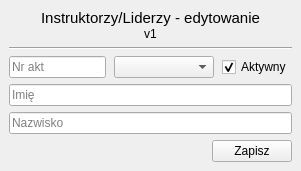
<?xml version="1.0" encoding="UTF-8"?>
<ui version="4.0">
 <class>Form</class>
 <widget class="QWidget" name="Form">
  <property name="geometry">
   <rect>
    <x>0</x>
    <y>0</y>
    <width>301</width>
    <height>168</height>
   </rect>
  </property>
  <property name="windowTitle">
   <string>Form</string>
  </property>
  <layout class="QVBoxLayout" name="verticalLayout">
   <property name="spacing">
    <number>0</number>
   </property>
   <property name="leftMargin">
    <number>0</number>
   </property>
   <property name="topMargin">
    <number>0</number>
   </property>
   <property name="rightMargin">
    <number>0</number>
   </property>
   <property name="bottomMargin">
    <number>0</number>
   </property>
   <item>
    <widget class="QWidget" name="widget" native="true">
     <layout class="QVBoxLayout" name="verticalLayout_4">
      <property name="spacing">
       <number>6</number>
      </property>
      <property name="leftMargin">
       <number>9</number>
      </property>
      <property name="topMargin">
       <number>9</number>
      </property>
      <property name="rightMargin">
       <number>9</number>
      </property>
      <property name="bottomMargin">
       <number>9</number>
      </property>
      <item>
       <widget class="QWidget" name="widget_2" native="true">
        <layout class="QVBoxLayout" name="verticalLayout_2">
         <property name="spacing">
          <number>0</number>
         </property>
         <property name="leftMargin">
          <number>0</number>
         </property>
         <property name="topMargin">
          <number>0</number>
         </property>
         <property name="rightMargin">
          <number>0</number>
         </property>
         <property name="bottomMargin">
          <number>0</number>
         </property>
         <item>
          <widget class="QLabel" name="label">
           <property name="font">
            <font>
             <pointsize>11</pointsize>
            </font>
           </property>
           <property name="text">
            <string>Instruktorzy/Liderzy - edytowanie</string>
           </property>
           <property name="alignment">
            <set>Qt::AlignCenter</set>
           </property>
          </widget>
         </item>
         <item>
          <widget class="QLabel" name="label_2">
           <property name="text">
            <string>v1</string>
           </property>
           <property name="alignment">
            <set>Qt::AlignCenter</set>
           </property>
          </widget>
         </item>
        </layout>
       </widget>
      </item>
      <item>
       <widget class="Line" name="line">
        <property name="orientation">
         <enum>Qt::Horizontal</enum>
        </property>
       </widget>
      </item>
      <item>
       <widget class="QWidget" name="widget_3" native="true">
        <layout class="QHBoxLayout" name="horizontalLayout">
         <property name="spacing">
          <number>6</number>
         </property>
         <property name="leftMargin">
          <number>0</number>
         </property>
         <property name="topMargin">
          <number>0</number>
         </property>
         <property name="rightMargin">
          <number>0</number>
         </property>
         <property name="bottomMargin">
          <number>0</number>
         </property>
         <item>
          <widget class="QLineEdit" name="text_nr_akt">
           <property name="minimumSize">
            <size>
             <width>40</width>
             <height>0</height>
            </size>
           </property>
           <property name="placeholderText">
            <string>Nr akt</string>
           </property>
          </widget>
         </item>
         <item>
          <spacer name="horizontalSpacer_2">
           <property name="orientation">
            <enum>Qt::Horizontal</enum>
           </property>
           <property name="sizeHint" stdset="0">
            <size>
             <width>13</width>
             <height>20</height>
            </size>
           </property>
          </spacer>
         </item>
         <item>
          <widget class="QComboBox" name="combo_ranga">
           <property name="minimumSize">
            <size>
             <width>100</width>
             <height>0</height>
            </size>
           </property>
          </widget>
         </item>
         <item>
          <spacer name="horizontalSpacer_3">
           <property name="orientation">
            <enum>Qt::Horizontal</enum>
           </property>
           <property name="sizeHint" stdset="0">
            <size>
             <width>13</width>
             <height>20</height>
            </size>
           </property>
          </spacer>
         </item>
         <item>
          <widget class="QCheckBox" name="check_aktywny">
           <property name="text">
            <string>Aktywny</string>
           </property>
           <property name="checked">
            <bool>true</bool>
           </property>
          </widget>
         </item>
        </layout>
       </widget>
      </item>
      <item>
       <widget class="QWidget" name="widget_5" native="true">
        <layout class="QVBoxLayout" name="verticalLayout_3">
         <property name="spacing">
          <number>6</number>
         </property>
         <property name="leftMargin">
          <number>0</number>
         </property>
         <property name="topMargin">
          <number>0</number>
         </property>
         <property name="rightMargin">
          <number>0</number>
         </property>
         <property name="bottomMargin">
          <number>0</number>
         </property>
         <item>
          <widget class="QLineEdit" name="text_imie">
           <property name="placeholderText">
            <string>Imię </string>
           </property>
          </widget>
         </item>
         <item>
          <widget class="QLineEdit" name="text_nazwisko">
           <property name="placeholderText">
            <string>Nazwisko</string>
           </property>
          </widget>
         </item>
        </layout>
       </widget>
      </item>
      <item>
       <widget class="QWidget" name="widget_4" native="true">
        <layout class="QHBoxLayout" name="horizontalLayout_2">
         <property name="spacing">
          <number>0</number>
         </property>
         <property name="leftMargin">
          <number>0</number>
         </property>
         <property name="topMargin">
          <number>0</number>
         </property>
         <property name="rightMargin">
          <number>0</number>
         </property>
         <property name="bottomMargin">
          <number>0</number>
         </property>
         <item>
          <spacer name="horizontalSpacer">
           <property name="orientation">
            <enum>Qt::Horizontal</enum>
           </property>
           <property name="sizeHint" stdset="0">
            <size>
             <width>139</width>
             <height>20</height>
            </size>
           </property>
          </spacer>
         </item>
         <item>
          <widget class="QPushButton" name="btn_zapisz">
           <property name="text">
            <string>Zapisz</string>
           </property>
          </widget>
         </item>
        </layout>
       </widget>
      </item>
     </layout>
    </widget>
   </item>
  </layout>
 </widget>
 <resources/>
 <connections/>
</ui>
